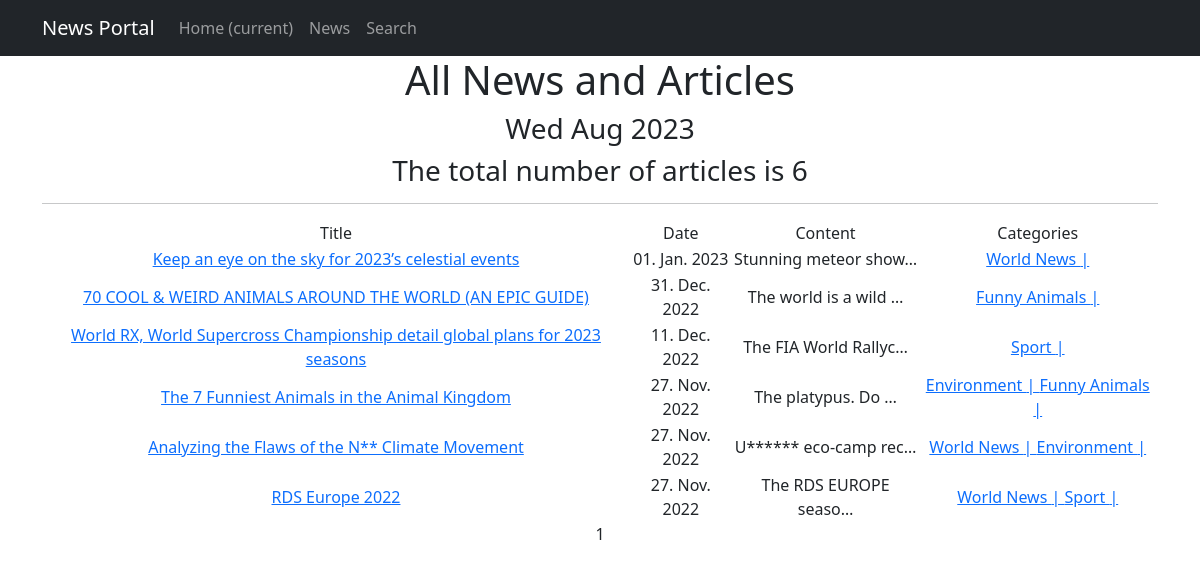
Page /news/ on the committed database.
### news/models.py (models this page shows, shortened)
class Post(models.Model):
    article = 'AR'
    news = 'NE'
    NEWSTYPES = [
        (article, 'Article'),
        (news, 'News'),
    ]
    choice = models.CharField(max_length=2,
                              choices=NEWSTYPES,
                              default=news)
    date = models.DateTimeField(auto_now_add=True)
    title = models.CharField(max_length=255)
    content = models.TextField(default="No News / Articles Yet")
    news_rate = models.IntegerField(default=0)
    author = models.ForeignKey(Author, on_delete=models.CASCADE)
    category = models.ManyToManyField(Category, through='PostCategory')
    def get_absolute_url(self):
        return reverse('news_detail', args=[str(self.id)])

class Category(models.Model):
    category_name = models.CharField(max_length=255, unique=True)
    subscribers = models.ManyToManyField(User, related_name='categories')
    def __str__(self):
        return str(self.category_name)

### news/views.py (the view)
# urls.py: path('', NewsList.as_view(), name='news'),
class NewsList(ListView):
    model = Post
    ordering = '-date'
    template_name = 'news.html'
    context_object_name = 'news'
    paginate_by = 10
    def get_context_data(self, **kwargs):
        context = super().get_context_data(**kwargs)
        context['time_now'] = \
            datetime.utcnow()
        context['next_info'] = None
        return context

### news/templatetags/custom_filters.py (called while the page is built)
@register.filter()
def censor(value):
    bad_words = ["new", "usually"]  # для примера отображения в разных новостях/статьях и в их заголовках
    if not isinstance(value, str):
        raise TypeError(f"Filter is used only for 'str' type!")
    for word in value.split():
        if word.lower() in bad_words:
            value = value.replace(word, f"{word[0]}{cenzor_symbol * (len(word) - 1)}")
    return value

### templates/news.html (shortened to what this page needs)
{% extends 'flatpages/default.html' %}
{% load custom_filters %}
{% load custom_tags %}
{% block content %}
   <h1>All News and Articles</h1>
   <h3>{{ time_now|date:'D M Y' }}</h3>
   <h3> The total number of articles is {{ news|length }} </h3>
   <hr>
   {% if news %}
       <table>
           <tr>
               <td>Title</td>
               <td>Date</td>
               <td>Content</td>
               <td>Categories</td>
           </tr>
           {% for new in news %}
           <tr>
               <td><a href="{{ new.get_absolute_url }}">{{ new.title|censor }}</a></td>
               <td>{{ new.date|date:'d. M. Y' }}</td>
               <td>{{ new.content|truncatechars:21|censor }}</td>
               <td>{% for category in new.category.all %}
                       <a href="{% url 'category_list' category.id %}"> {{category}} | </a>
                   {% endfor %}
               </td>
               <td>
               </td>
           </tr>
           {% endfor %}
       </table>
   {% else %}
       <h2>No Available News Yet!</h2>
   {% endif %}
   {{ page_obj.number }}
{% endblock content %}

### templates/flatpages/default.html (shortened to what this page needs)
<!DOCTYPE html>
<html lang="en">
    <head>
        {% load static %}
        <link href="{% static 'css/styles.css' %}" rel="stylesheet" />
    </head>
    <body>
<nav class="navbar navbar-expand-lg navbar-dark bg-dark static-top">
   <div class="container">
       <a class="navbar-brand" href="#">News Portal</a>
       <div class="collapse navbar-collapse" id="navbarResponsive">
           <ul class="navbar-nav ml-auto">
               <li class="nav-item active">
                   <a class="nav-link" href="#">Home
                       <span class="sr-only">(current)</span>
                   </a>
               </li>
               <li class="nav-item">
                   <a class="nav-link" href="/news/">News</a>
               </li>
               <li class="nav-item">
                   <a class="nav-link" href="/news/search/">Search</a>
               </li>
           </ul>
       </div>
   </div>
</nav>
       <div class="container">
           <div class="row">
               <div class="col-lg-12 text-center">
                   {% block content %}{% endblock content %}
               </div>
           </div>
       </div>
    </body>
</html>

### rows in the picture
Post: title|censor "Keep an eye on the sky for 2023’s celestial events", date "01. Jan. 2023", content|censor "Stunning meteor show…"
Category: category_name "World News"
Post: title|censor "70 COOL & WEIRD ANIMALS AROUND THE WORLD (AN EPIC GUIDE)", date "31. Dec. 2022", content|censor "The world is a wild …"
Category: category_name "Funny Animals"
Post: title|censor "World RX, World Supercross Championship detail global plans for 2023 seasons", date "11. Dec. 2022", content|censor "The FIA World Rallyc…"
Category: category_name "Sport"
Post: title|censor "The 7 Funniest Animals in the Animal Kingdom", date "27. Nov. 2022", content|censor "The platypus. Do …"
Category: category_name "Environment"
Post: title|censor "Analyzing the Flaws of the N** Climate Movement", date "27. Nov. 2022", content|censor "U****** eco-camp rec…"
Post: title|censor "RDS Europe 2022", date "27. Nov. 2022", content|censor "The RDS EUROPE seaso…"

### other values in the picture
{{ time_now|date:'D M Y' }} "Wed Aug 2023"
{{ news|length }} "6"
{{ page_obj.number }} "1"
